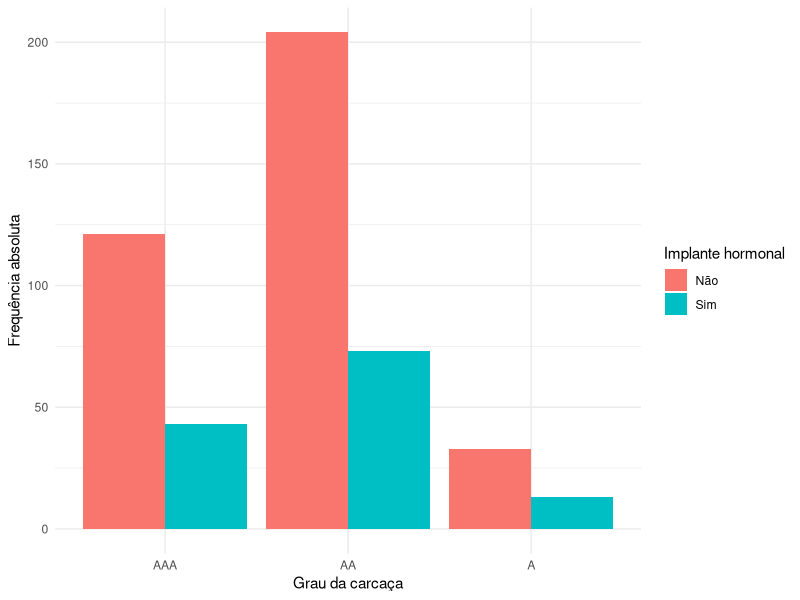
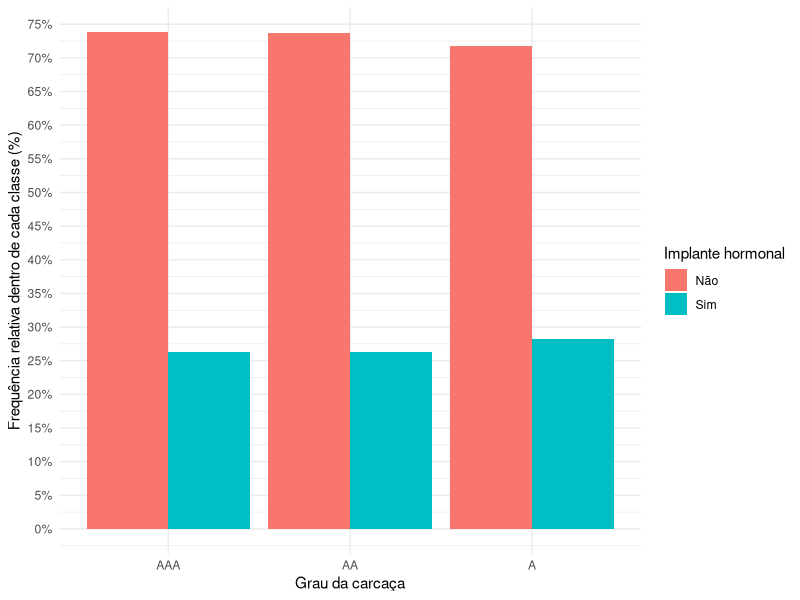
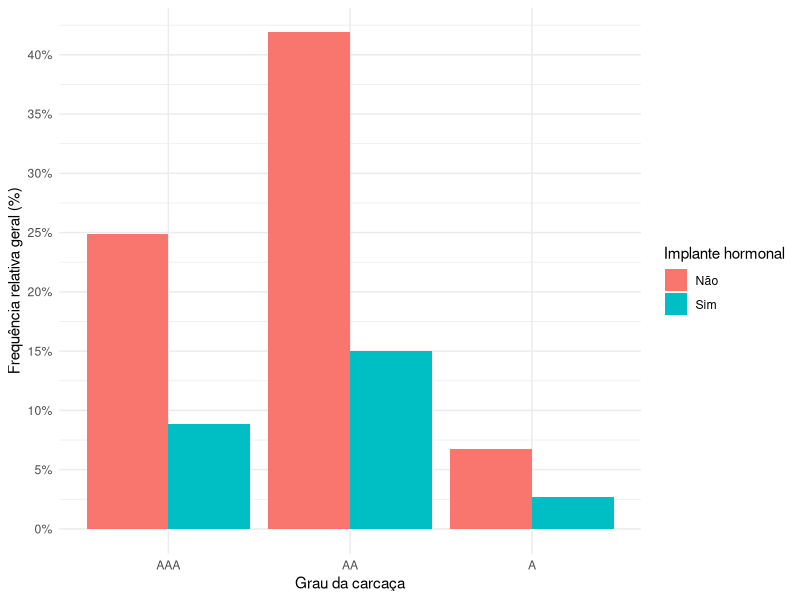
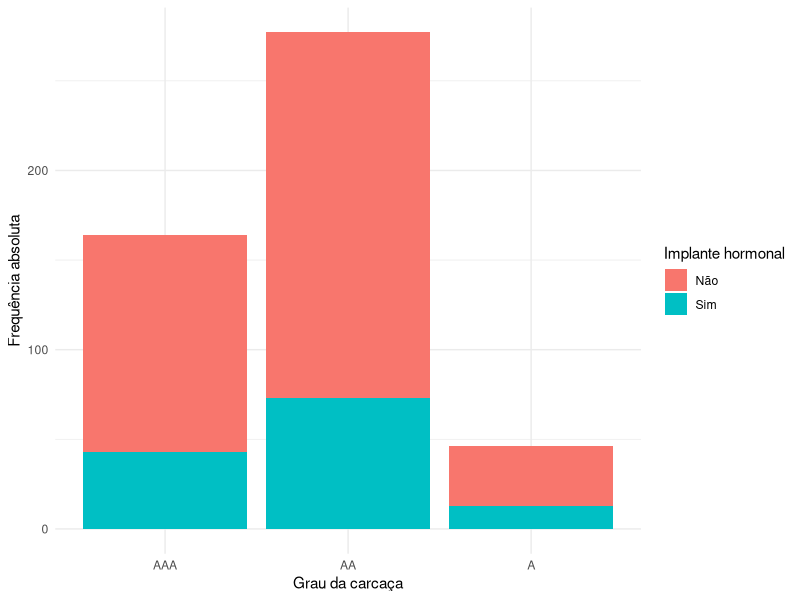
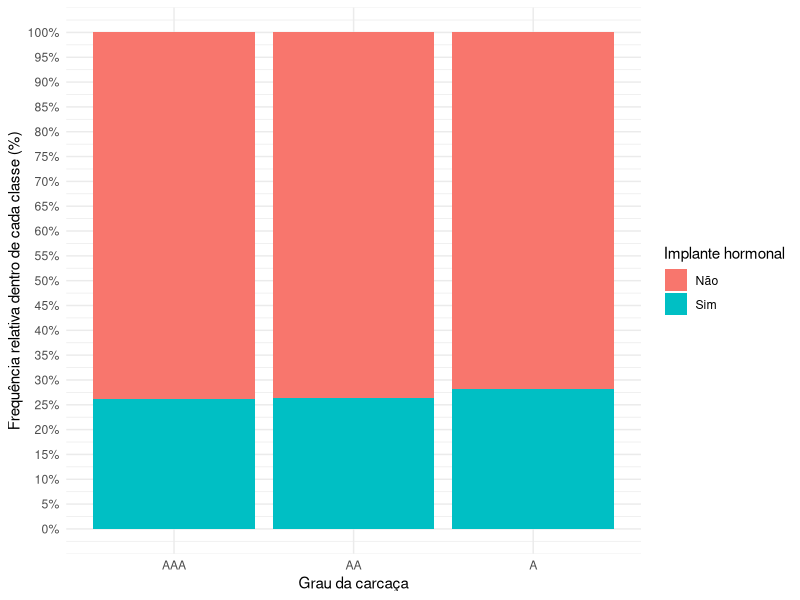
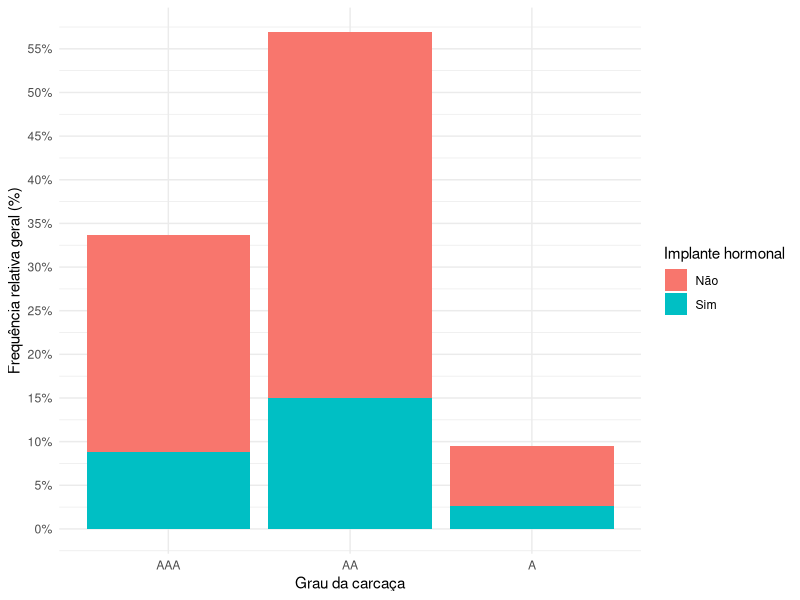
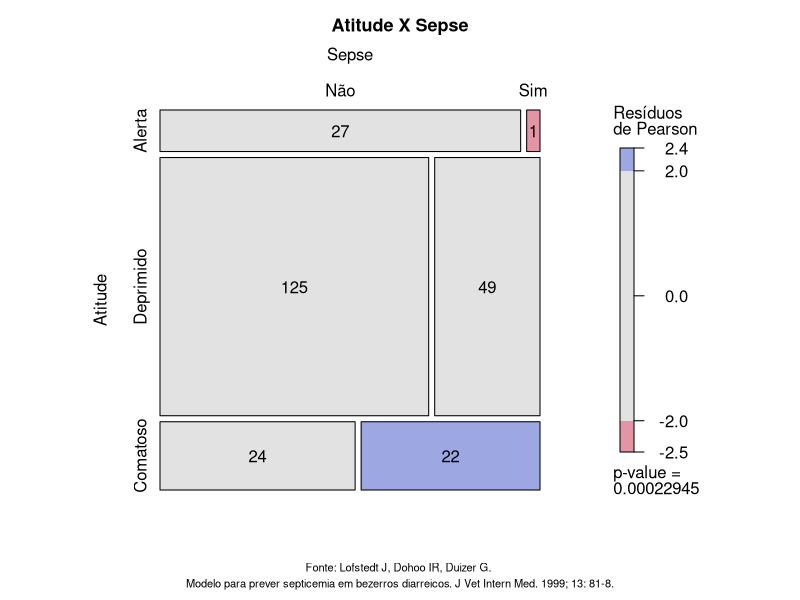
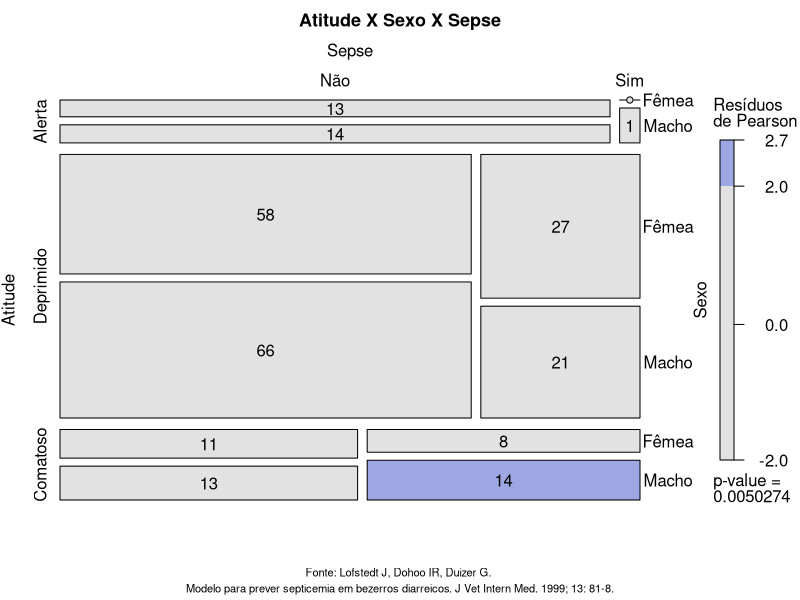

Source code (R) for these figures, in order:
## ---- chunk 1
#| label: setup
#| warning: false

instala_se_nao_existe <- function(nome_do_pacote){
  if(nome_do_pacote %in% rownames(installed.packages())) return()
  install.packages(nome_do_pacote, quiet = TRUE)
  return()
}
instala_se_nao_existe("vcd")
options(repos = c(CRAN = "https://cloud.r-project.org"))

library(tidyverse)
library(gridExtra)
library(tidyverse)
library(kableExtra)
library(kableExtra)

beef_ultra <- haven::read_dta(
  "../datasets/stata/beef_ultra.dta",
  encoding = "UTF-8"
  ) %>%
  as_factor() %>%
  mutate(
    implant = fct_recode(
      implant,
      "Não" = "no",
      "Sim" = "yes"
    ),
    sex = fct_recode(
      sex,
      "Fêmea" = "female",
      "Macho" = "steer"
    ),
  )


calf <- haven::read_dta(
  "../datasets/stata/calf.dta",
  encoding = "UTF-8"
  ) %>%
  as_factor() %>%
  mutate(
    attd = fct_recode(
      attd,
      "Alerta" = "bright",
      "Deprimido" = "depressed",
      "Comatoso" = "comatose",
    ),
    sex = fct_recode(
      sex,
      "Fêmea" = "female",
      "Macho" = "male"
    ),
    sepsis = fct_recode(
      sepsis,
      "Não" = "no",
      "Sim" = "yes"
    ),
  )
## ---- chunk 2
#| label: tabs_contingencia_1
#| warning: false
#| tab.cap: "Tabela de contingência das frequência absolutas conjuntas"
tab_cont <- table(beef_ultra$grade, beef_ultra$implant)

tab_cont %>% 
  kable() %>%
  add_header_above(c(" " = 1, "Implante Hormonal" = 2)) %>%
  pack_rows(index = c("Grau" = 3))
## ---- chunk 3
#| label: tabs_contingencia_2
#| warning: false
#| tab.cap: "Tabela de contingência das frequência absolutas conjuntas e marginais"

tab_margin <- addmargins(
  tab_cont,
  FUN = list(Total = sum),
  quiet = TRUE,
)

tab_margin %>% 
  kable() %>%
  add_header_above(c(" " = 1, "Implante Hormonal" = 3)) %>%
  pack_rows(index = c("Grau" = 4))
## ---- chunk 4
#| label: tabs_contingencia_3
#| warning: false
#| tab.cap: "Tabela de contingência das frequência relativas (%)"

tab_relativa <- round(
  addmargins(
    prop.table(tab_cont) * 100,
    FUN = list(Total = sum),
    quiet = TRUE,
  ),
  2
)

tab_relativa %>% 
  kable() %>%
  add_header_above(c(" " = 1, "Implante Hormonal" = 3)) %>%
  pack_rows(index = c("Grau" = 4))
## ---- chunk 5
#| label: tabs_contingencia_4
#| warning: false

tab_multi_dim <- xtabs(~ grade + implant + sex, data = beef_ultra)

addmargins(
  tab_multi_dim[,,"Macho"],
  FUN = list(Total = sum),
  quiet = TRUE
) %>% 
  kable(caption = "Tab. de contingência dos machos") %>%
  add_header_above(c(" " = 1, "Implante Hormonal" = 3)) %>%
  pack_rows(index = c("Grau" = 3))

addmargins(
  tab_multi_dim[,,"Fêmea"],
  FUN = list(Total = sum),
  quiet = TRUE
) %>% 
  kable(caption = "Tab. de contingência das fêmeas") %>%
  add_header_above(c(" " = 1, "Implante Hormonal" = 3)) %>%
  pack_rows(index = c("Grau" = 3))

## ---- chunk 6
#| label: grafico_barra_agrupado_plots
#| warning: false
#| fig-cap: "Distribuição conjunta de frequências por gráficos de barras agrupados"

contagens <- beef_ultra %>%
  count(grade, implant) %>%
  group_by(grade) %>%
  mutate(
    prop_dentro = n / sum(n)
  ) %>% 
  ungroup() %>%
  mutate(
    prop_entre = n / sum(n)
  )

p1 <- ggplot(contagens, aes(x = grade, fill = implant, y=n)) +
  geom_bar(stat="identity", position = "dodge") +
  labs(
    x = "Grau da carcaça",
    y = "Frequência absoluta",
    fill = "Implante hormonal"
  ) +
  theme_minimal()


p2 <- ggplot(contagens, aes(x = grade, fill = implant, y=prop_dentro)) +
  geom_bar(stat="identity", position = "dodge") +
  scale_y_continuous(
    labels = scales::label_percent(),
    breaks = scales::breaks_width(width = .05),
  ) +
  scale_y_continuous(
    labels = scales::label_percent(),
    breaks = scales::breaks_width(width = .05),
  ) +
  labs(
    x = "Grau da carcaça",
    y = "Frequência relativa dentro de cada classe (%)",
    fill = "Implante hormonal"
  ) +
  theme_minimal()

p3 <- ggplot(contagens, aes(x = grade, fill = implant, y=prop_entre)) +
  geom_bar(stat="identity", position = "dodge") +
  scale_y_continuous(
    labels = scales::label_percent(),
    breaks = scales::breaks_width(width = .05),
  ) +
  scale_y_continuous(
    labels = scales::label_percent(),
    breaks = scales::breaks_width(width = .05),
  ) +
  labs(
    x = "Grau da carcaça",
    y = "Frequência relativa geral (%)",
    fill = "Implante hormonal"
  ) +
  theme_minimal()
## ---- chunk 7
#| label: grafico_barra_agrupado_f1
#| warning: false
#| fig-cap: "Distribuição conjunta de frequências por gráficos de barras agrupados (Freq. absoluta)"
p1
## ---- chunk 8
#| label: grafico_barra_agrupado_f2
#| warning: false
#| fig-cap: "Distribuição conjunta de frequências por gráficos de barras agrupados (Freq. relativa dentro de cada nível)"
p2
## ---- chunk 9
#| label: grafico_barra_agrupado_f3
#| warning: false
#| fig-cap: "Distribuição conjunta de frequências por gráficos de barras agrupados (Freq. relativa geral)"
p3
## ---- chunk 10
#| label: grafico_barra_empilhado_plots
#| warning: false
#| fig-cap: "Distribuição conjunta de frequências por gráficos de barras agrupados"

p1 <- ggplot(contagens, aes(x = grade, fill = implant, y=n)) +
  geom_bar(stat="identity", position = "stack") +
  labs(
    x = "Grau da carcaça",
    y = "Frequência absoluta",
    fill = "Implante hormonal"
  ) +
  theme_minimal()


p2 <- ggplot(contagens, aes(x = grade, fill = implant, y=prop_dentro)) +
  geom_bar(stat="identity", position = "stack") +
  scale_y_continuous(
    labels = scales::label_percent(),
    breaks = seq(0, 1, .05),
    limits = c(0, NA)
  ) +
  labs(
    x = "Grau da carcaça",
    y = "Frequência relativa dentro de cada classe (%)",
    fill = "Implante hormonal"
  ) +
  theme_minimal()

p3 <- ggplot(contagens, aes(x = grade, fill = implant, y=prop_entre)) +
  geom_bar(stat="identity", position = "stack") +
  scale_y_continuous(
    labels = scales::label_percent(),
    breaks = seq(0, .7, .05),
    limits = c(0, NA)
  ) +
  labs(
    x = "Grau da carcaça",
    y = "Frequência relativa geral (%)",
    fill = "Implante hormonal"
  ) +
  theme_minimal()
## ---- chunk 11
#| label: grafico_barra_empilhado_f1
#| warning: false
#| fig-cap: "Distribuição conjunta de frequências por gráficos de barras empilhados (Freq. absoluta)"
p1
## ---- chunk 12
#| label: grafico_barra_empilhado_f2
#| warning: false
#| fig-cap: "Distribuição conjunta de frequências por gráficos de barras empilhados (Freq. relativa dentro de cada nível)"
p2
## ---- chunk 13
#| label: grafico_barra_empilhado_f3
#| warning: false
#| fig-cap: "Distribuição conjunta de frequências por gráficos de barras empilhados (Freq. relativa geral)"
p3
## ---- chunk 14
#| label: grafico_mosaico
#| warning: false
#| fig-cap: "Distribuição conjunta de frequências por gráfico de mosaico"
require(vcd)

# para salvar precisamos usar os metodos do R base
# png("mosaico.png", width = 900, height = 700, res = 120)
mosaic(
  formula=~ attd + sepsis,
  data = calf,
  shade = TRUE,
  legend = TRUE,
  legend_args = list(
    text = "Resíduos\nde Pearson"
  ),
  main = "Atitude X Sepse",
  sub = "Fonte: Lofstedt J, Dohoo IR, Duizer G. \nModelo para prever septicemia em bezerros diarreicos. J Vet Intern Med. 1999; 13: 81-8.",
  labeling = labeling_values,
  labeling_args = list(
    set_varnames = c(
      sepsis = "Sepse",
      attd = "Atitude"
    ),
    gp_varnames = gpar(fontsize = 12, fontface = "plain"),
    offset_varnames = c(.8, 0, 0, 1.0)
  ),
  main_gp = gpar(fontsize = 13, fontface = "bold"),
  sub_gp = gpar(fontsize = 8)
)
# dev.off()
## ---- chunk 15
#| label: grafico_mosaico_2
#| warning: false
#| fig-cap: "Distribuição conjunta de frequências por gráfico de mosaico para mais que duas variáveis"
mosaic(
  formula=~ attd + sepsis + sex,
  data = calf,
  shade = TRUE,
  legend = TRUE,
  legend_args = list(
    text = "Resíduos\nde Pearson"
  ),
  main = "Atitude X Sexo X Sepse",
  sub = "Fonte: Lofstedt J, Dohoo IR, Duizer G. \nModelo para prever septicemia em bezerros diarreicos. J Vet Intern Med. 1999; 13: 81-8.",
  labeling = labeling_values,
  labeling_args = list(
    set_varnames = c(
      sepsis = "Sepse",
      attd = "Atitude",
      sex = "Sexo"
    ),
    gp_varnames = gpar(fontsize = 12, fontface = "plain"),
    offset_varnames = c(.5, 1, 0, .6),
    offset_labels = c(left = 0, top = 0, right = .3, bottom = 0),
    rot_labels = c(left = 90, top = 0, right = 0, bottom = 0)
  ),
  main_gp = gpar(fontsize = 13, fontface = "bold"),
  sub_gp = gpar(fontsize = 8),
  spacing = spacing_increase(start = 0.4, rate = 1.2)
)
## ---- chunk 16
#| label: grafico_mapa_calor
#| warning: false
#| fig-cap: "Distribuição conjunta de frequências por mapa de calor"
calf %>%
  drop_na(attd) %>%
  count(attd, sepsis) %>%
  mutate(prop = n / sum(n) * 100) %>%
  arrange(sepsis) %>%
  ggplot(aes(y = attd, x = sepsis, fill = prop)) +
  geom_tile(color = "white") +
  scale_fill_gradient(
    low = "lightblue",
    high = "darkblue"
  ) +
  labs(
    y = "Atitude",
    x = "Sepse",
    fill = "Freq. relativa (%)"
  ) +
  theme_minimal()
## ---- chunk 17
#| label: teste_chi_r_1
#| warning: false
#| tab.cap: "Resíduos padronizados de Pearson da estatística \\(\\chi^2\\) para a tabela de contingência de Atitude X Sepse"
teste <- chisq.test(xtabs(~ attd + sepsis, data = calf))

# avaliando se alguma E_is foi menor que 5
# any(teste$expected < 5)

residuos_padronizados <- teste$residuals
residuos_ajustados <- teste$stdres

resultado_test_texto <- paste0(
  "<span style='white-space:nowrap'>\\(\\chi^2 = ",
  round(teste$statistic, 3),
  "\\),
  \\(df = ", teste$parameter, "\\),
  \\(valor-p = ", round(teste$p.value, 5), "\\)</span>"
)
kable(residuos_padronizados) %>%
  add_header_above(c(" " = 1, "Sepse" = 2)) %>%
  pack_rows(index = c("Atitude" = 3)) %>%
  footnote(
    general = resultado_test_texto,
    general_title = "",
    escape = FALSE
  )
## ---- chunk 18
#| label: teste_chi_r_2
#| warning: false
#| tab.cap: "Resíduos ajustados (\\(d_{is}\\)) da estatística \\(\\chi^2\\) para a tabela de contingência de Atitude × Sepse"
kable(residuos_ajustados) %>%
  add_header_above(c(" " = 1, "Sepse" = 2)) %>%
  pack_rows(index = c("Atitude" = 3)) %>%
  footnote(
    general = resultado_test_texto,
    general_title = "",
    escape = FALSE
  )
## ---- chunk 19
#| label: grafico_mosaico_chisq
#| warning: false
#| fig-cap: "Resultado do teste \\( \\chi^2 \\) de independência entre as variáveis Atitude e Sepse."
mosaic(
  formula=~ attd + sepsis,
  data = calf,
  residuals = residuos_ajustados,
  shade = TRUE,
  gp_args = list(p.value = teste$p.value, level = .95),
  legend = TRUE,
  legend_args = list(
    text = "Resíduos\najustados"
  ),
  main = "Atitude X Sepse",
  sub = "Fonte: Lofstedt J, Dohoo IR, Duizer G. \nModelo para prever septicemia em bezerros diarreicos. J Vet Intern Med. 1999; 13: 81-8.",
  labeling = labeling_values,
  labeling_args = list(
    set_varnames = c(
      sepsis = "Sepse",
      attd = "Atitude"
    ),
    gp_varnames = gpar(fontsize = 12, fontface = "plain"),
    offset_varnames = c(.5, 1, 0, .6),
    offset_labels = c(left = 0, top = 0, right = .3, bottom = 0),
    rot_labels = c(left = 90, top = 0, right = 0, bottom = 0)
  ),
  main_gp = gpar(fontsize = 13, fontface = "bold"),
  sub_gp = gpar(fontsize = 8),
  spacing = spacing_increase(start = 0.4, rate = 1.2)
)
## ---- chunk 20
#| label: medidas_assoc
#| warning: false
vcd::assocstats(xtabs(
  formula=~ attd + sepsis,
  data = calf
))
